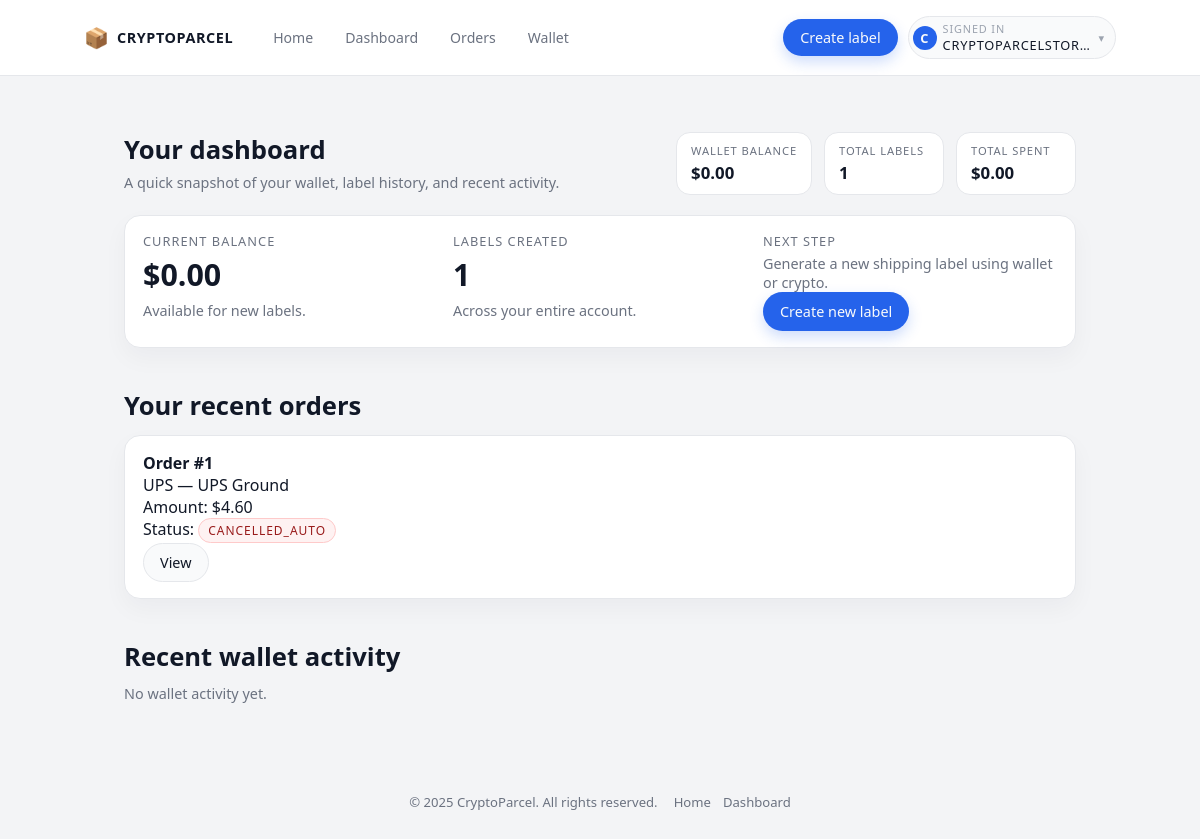
Page /dashboard (signed in) on the committed database.
### models.py (models this page shows)
class User(UserMixin, db.Model):
    __tablename__ = "user"
    id = db.Column(db.Integer, primary_key=True)
    email = db.Column(db.String(255), unique=True, nullable=False, index=True)
    password_hash = db.Column(db.String(255), nullable=False)
    balance_usd = db.Column(db.Float, nullable=False, default=0.0)
    created_at = db.Column(db.DateTime, nullable=False, default=datetime.utcnow)
    orders = db.relationship("Order", backref="user", lazy=True)
    payments = db.relationship("Payment", backref="user", lazy=True)
    wallet_logs = db.relationship("WalletLog", backref="user", lazy=True)
    api_keys = db.relationship("APIKey", backref="user", lazy=True)
    address_profiles = db.relationship("AddressProfile", backref="user", lazy=True)
    team_memberships = db.relationship("TeamMembership", backref="user", lazy=True)

class Order(db.Model):
    __tablename__ = "order"
    id = db.Column(db.Integer, primary_key=True)
    user_id = db.Column(db.Integer, db.ForeignKey("user.id"), nullable=False)
    carrier = db.Column(db.String(64), nullable=False)
    service = db.Column(db.String(64), nullable=False)
    weight_oz = db.Column(db.Float, nullable=False)
    from_address = db.Column(db.Text, nullable=False)
    to_address = db.Column(db.Text, nullable=False)
    reference = db.Column(db.String(255))
    amount_usd = db.Column(db.Float, nullable=False)
    status = db.Column(db.String(32), default="pending_payment", index=True)
    created_at = db.Column(db.DateTime, nullable=False, default=datetime.utcnow)
    payments = db.relationship("Payment", backref="order", lazy=True)

### app.py (the view)
    @app.route("/dashboard")
    @login_required
    def dashboard():
        run_auto_cleanup()
        from models import Order, WalletLog
        recent_orders = (
            Order.query.filter_by(user_id=current_user.id)
            .order_by(Order.created_at.desc())
            .limit(5)
            .all()
        )
        balance = current_user.balance_usd or 0.0
        total_orders = (
            db.session.query(func.count(Order.id))
            .filter(Order.user_id == current_user.id)
            .scalar()
            or 0
        )
        total_spent = (
            db.session.query(func.coalesce(func.sum(Order.amount_usd), 0.0))
            .filter(
                Order.user_id == current_user.id,
                Order.status.in_(["paid", "confirmed", "finished"]),
            )
            .scalar()
            or 0.0
        )
        wallet_logs = (
            WalletLog.query.filter_by(user_id=current_user.id)
            .order_by(WalletLog.created_at.desc())
            .limit(5)
            .all()
        )
        return render_template(
            "dashboard.html",
            orders=recent_orders,
            balance=balance,
            total_orders=total_orders,
            total_spent=total_spent,
            wallet_logs=wallet_logs,
        )

### app.py (called while the page is built)
@login_manager.user_loader
def load_user(user_id):
    from models import User
    try:
        return User.query.get(int(user_id))
    except Exception:
        return None

def run_auto_cleanup():
    from models import Order, Payment
    now = datetime.utcnow()
    cutoff_orders = now - timedelta(minutes=15)
    stale_orders = (
        Order.query.filter(
            Order.status.in_(["pending_payment", "payment_error"]),
            Order.created_at < cutoff_orders,
        ).all()
    )
    for o in stale_orders:
        o.status = "cancelled_auto"
    cutoff_payments = now - timedelta(minutes=60)
    stale_payments = (
        Payment.query.filter(
            Payment.status == "waiting",
            Payment.created_at < cutoff_payments,
        ).all()
    )
    for p in stale_payments:
        p.status = "expired"
    if stale_orders or stale_payments:
        db.session.commit()

### templates/dashboard.html (shortened to what this page needs)
{% extends 'base.html' %}
{% block content %}
<section class="section">
  <div class="page-header">
    <div>
      <h1>Your dashboard</h1>
      <p class="muted">A quick snapshot of your wallet, label history, and recent activity.</p>
    </div>
    <div class="page-meta">
      <div class="meta-item">
        <span class="meta-label">Wallet balance</span>
        <span class="meta-value">${{ '%.2f'|format(balance) }}</span>
      </div>
      <div class="meta-item">
        <span class="meta-label">Total labels</span>
        <span class="meta-value">{{ total_orders }}</span>
      </div>
      <div class="meta-item">
        <span class="meta-label">Total spent</span>
        <span class="meta-value">${{ '%.2f'|format(total_spent) }}</span>
      </div>
    </div>
  </div>
  <div class="card">
    <div class="grid-3">
      <div>
        <p class="balance-label">Current balance</p>
        <p class="balance-amount">${{ '%.2f'|format(balance) }}</p>
        <p class="muted">Available for new labels.</p>
      </div>
      <div>
        <p class="balance-label">Labels created</p>
        <p class="balance-amount">{{ total_orders }}</p>
        <p class="muted">Across your entire account.</p>
      </div>
      <div>
        <p class="balance-label">Next step</p>
        <p class="muted">Generate a new shipping label using wallet or crypto.</p>
        <a href="{{ url_for('create_label') }}" class="btn primary">Create new label</a>
      </div>
    </div>
  </div>
</section>
<section class="section">
  <h2>Your recent orders</h2>
  {% if orders %}
    <div class="grid">
      {% for order in orders %}
        <div class="card">
          <h4>Order #{{ order.id }}</h4>
          <p>{{ order.carrier }} — {{ order.service }}</p>
          <p>Amount: ${{ '%.2f'|format(order.amount_usd) }}</p>
          <p>
            Status:
            <span class="status-badge status-badge-{{ order.status }}">{{ order.status }}</span>
          </p>
          <a href="{{ url_for('order_detail', order_id=order.id) }}" class="btn secondary">View</a>
        </div>
      {% endfor %}
    </div>
  {% else %}
    <p class="muted">No orders yet. <a href="{{ url_for('create_label') }}">Create your first label</a>.</p>
  {% endif %}
</section>
<section class="section">
  <h2>Recent wallet activity</h2>
  {% if wallet_logs %}
    <div class="grid">
      {% for log in wallet_logs %}
        <div class="card">
          <p>
            {% if log.amount_change >= 0 %}+{% endif %}{{ '%.2f'|format(log.amount_change) }}
            — {{ log.reason or 'Balance adjustment' }}
          </p>
          <p class="muted">{{ log.created_at.strftime('%Y-%m-%d %H:%M') }}</p>
        </div>
      {% endfor %}
    </div>
  {% else %}
    <p class="muted">No wallet activity yet.</p>
  {% endif %}
</section>
{% endblock %}

### templates/base.html (shortened to what this page needs)
<!doctype html>
<html lang="en">
<head>
    <link rel="stylesheet" href="{{ url_for('static', filename='styles.css') }}">
</head>
<body>
<div class="cp-page">
    <header class="cp-nav">
        <div class="cp-nav-left">
            <a href="{{ url_for('index') }}" class="cp-logo">
                <span class="cp-logo-icon">📦</span>
                <span class="cp-logo-text">CryptoParcel</span>
            </a>
            <nav class="cp-nav-links">
                <a href="{{ url_for('index') }}">Home</a>
                {% if current_user.is_authenticated %}
                    <a href="{{ url_for('dashboard') }}">Dashboard</a>
                    <a href="{{ url_for('orders') }}">Orders</a>
                    <a href="{{ url_for('wallet') }}">Wallet</a>
                {% endif %}
            </nav>
        </div>
        <div class="cp-nav-right">
            {% if current_user.is_authenticated %}
                <a href="{{ url_for('create_label') }}" class="cp-nav-primary">
                    Create label
                </a>
                <div class="cp-user-menu">
                    <label for="cp-user-toggle" class="cp-user-trigger">
                        <div class="cp-user-avatar">
                            {{ (current_user.email or 'U')[:1] | upper }}
                        </div>
                        <div class="cp-user-meta">
                            <span class="cp-user-label">Signed in</span>
                            <span class="cp-user-email">
                                {{ current_user.email or 'Account' }}
                            </span>
                        </div>
                        <span class="cp-user-caret">▾</span>
                    </label>
                </div>
            {% endif %}
        </div>
    </header>
    <main class="cp-main">
        {% block content %}{% endblock %}
    </main>
    <footer class="cp-footer">
        <div>© {{ 2025 }} CryptoParcel. All rights reserved.</div>
        <div class="cp-footer-links">
            <a href="{{ url_for('index') }}">Home</a>
            {% if current_user.is_authenticated %}
                <a href="{{ url_for('dashboard') }}">Dashboard</a>
            {% endif %}
        </div>
    </footer>
</div>
</body>
</html>

### rows in the picture
User: email "C", email "CRYPTOPARCELSTOR…"
Order: id "1", carrier "UPS", service "UPS Ground", amount_usd "4.60", status "CANCELLED_AUTO"

### other values in the picture
{{ '%.2f'|format(balance) }} "0.00"
{{ total_orders }} "1"
{{ '%.2f'|format(total_spent) }} "0.00"
{{ 2025 }} "2025"
